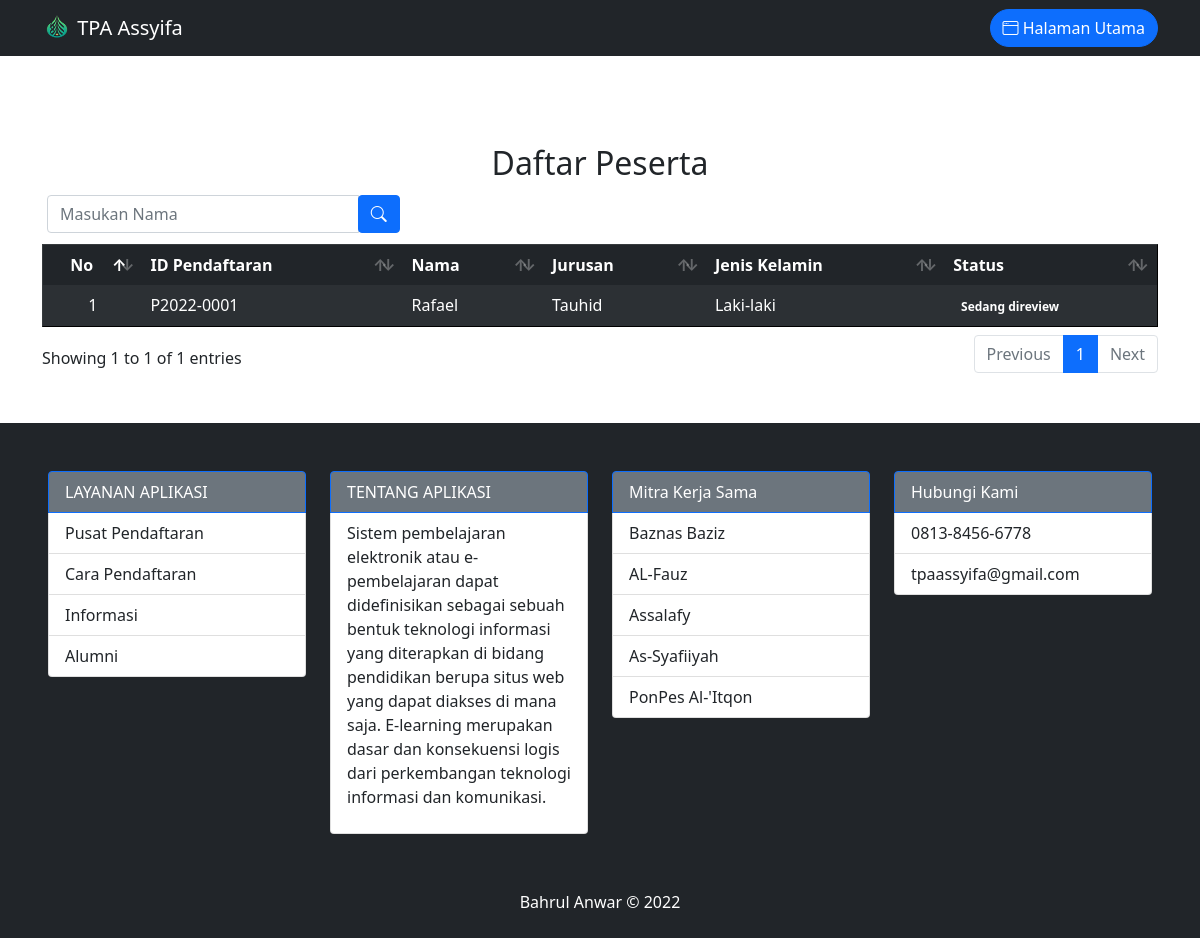
The page /user/daftar-peserta.php on the database as committed earlier.
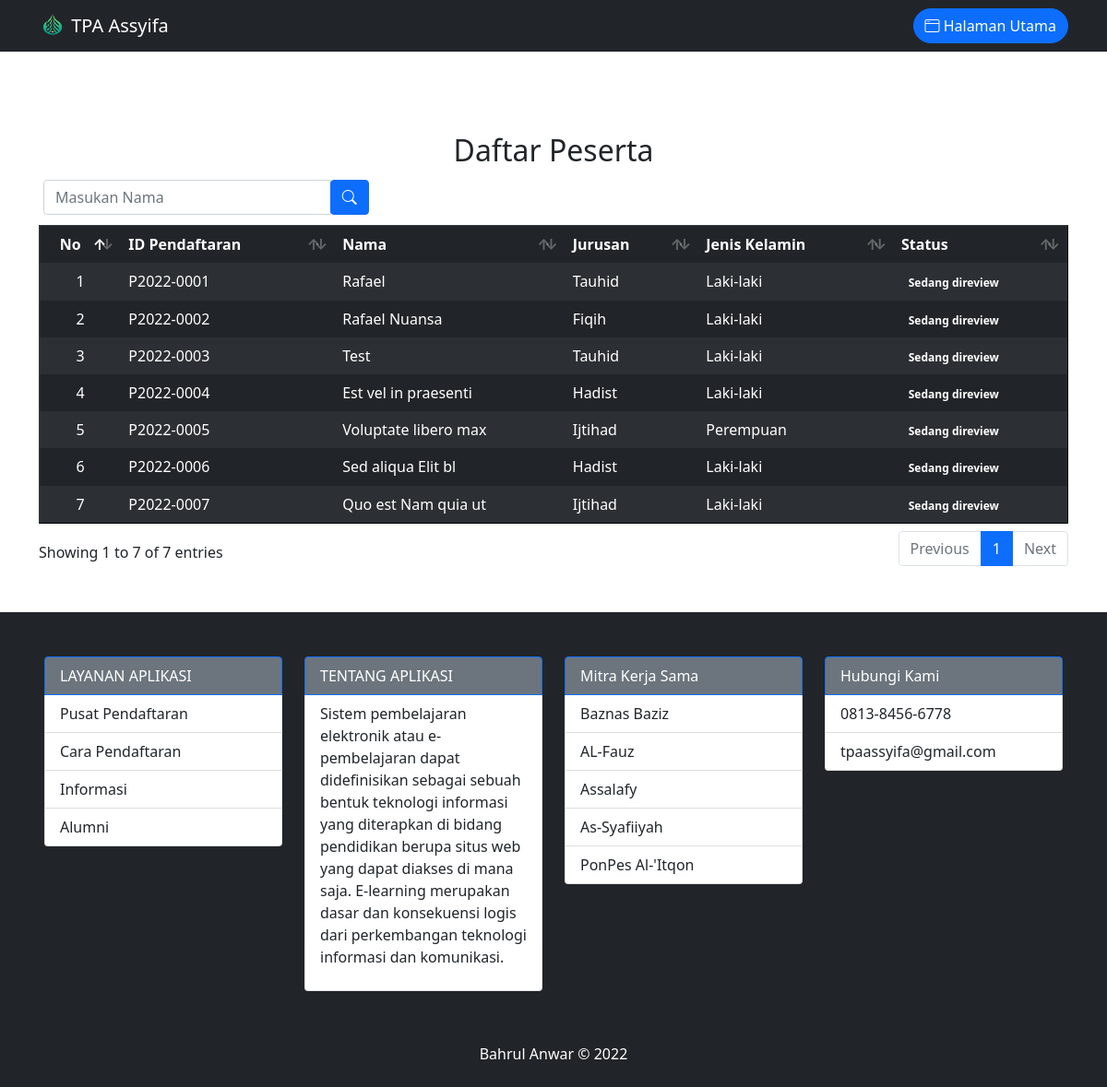
The same page on the database as committed later.
### tables this page shows
CREATE TABLE `tb_pendaftaran` (
  `id_pendaftaran` char(10) NOT NULL,
  `tgl_daftar` date NOT NULL,
  `th_ajaran` varchar(9) NOT NULL,
  `jurusan` varchar(50) NOT NULL,
  `nm_peserta` varchar(50) NOT NULL,
  `email` varchar(255) NOT NULL,
  `verifikasi_email` tinyint(1) NOT NULL DEFAULT '0',
  `password` varchar(255) NOT NULL,
  `tmp_lahir` varchar(50) NOT NULL,
  `tgl_lahir` date NOT NULL,
  `jk` enum('Laki-laki','Perempuan') NOT NULL,
  `agama` varchar(15) NOT NULL,
  `almt_peserta` text NOT NULL,
  `photo` varchar(200) DEFAULT NULL,
  `berkas_ijazah_sd` varchar(255) DEFAULT NULL,
  `nilai_ijazah_sd` int(5) DEFAULT NULL,
  `berkas_ijazah_smp` varchar(255) DEFAULT NULL,
  `nilai_ijazah_smp` int(5) DEFAULT NULL,
  `berkas_ijazah_smk` varchar(255) DEFAULT NULL,
  `nilai_ijazah_smk` int(5) DEFAULT NULL,
  `status_terima` varchar(100) NOT NULL DEFAULT 'Sedang direview'
);

### user/daftar-peserta.php (the view, shortened to what this page needs)
<?php
include '../config/koneksi.php';
?>
<!DOCTYPE html>
<html lang="en">
<head>
    <link rel="stylesheet" href="../css/dataTables.bootstrap5.min.css">
    <link rel="stylesheet" href="https://cdn.jsdelivr.net/npm/bootstrap-icons@1.5.0/font/bootstrap-icons.css">
    <link href="../css/bootstrap.min.css" rel="stylesheet">
</head>
<body>
    <?php include('../_partials/user/navbar2.php');?>
    <section class="mt-5 mb-5 pt-5">
        <h2 class="text-center pt-5">Daftar Peserta</h2>
        <div class="container table-responsive">
            <form style="margin: 5px;" method="GET" action="daftar-peserta.php">
                <div class="row">
                    <div class="col-xs-6 col-md-4">
                        <div class="input-group">
                            <input required type="text" class="form-control" placeholder="Masukan Nama" id="search" name="search" autocomplete="off" <?php if (isset($_GET['search'])) { ?> value="<?= $_GET['search'] ?>" <?php } ?> />
                            <div class="input-group-btn">
                                <button class="btn btn-primary" type="submit">
                                    <i class="bi bi-search"></i>
                                </button>
                            </div>
                        </div>
                    </div>
                </div>
            </form>
            <table id="example" class="table table-borderless table-dark table-striped table-hover" border="1">
                <thead>
                    <tr>
                        <th class="text-center">No</th>
                        <th>ID Pendaftaran</th>
                        <th>Nama</th>
                        <th>Jurusan</th>
                        <th>Jenis Kelamin</th>
                        <th>Status</th>
                    </tr>
                </thead>
                <tbody>
                    <?php
                    $no = 1;
                    if (isset($_GET['search'])) {
                        $time_start = microtime(true);
                        usleep(100);
                        $string = '';
                        $search = $_GET['search'];
                        $query = mysqli_query($conn, "SELECT nm_peserta FROM tb_pendaftaran order by nm_peserta ASC");
                        while (($data = mysqli_fetch_assoc($query))) {
                            $string .= ' ';
                            $string .= $data['nm_peserta'];
                        }
                        $index = BoyerMoore($string, $search);
                        $list_peserta = mysqli_query($conn, "SELECT * FROM tb_pendaftaran WHERE nm_peserta LIKE '%$search%' ORDER BY nm_peserta ASC");
                        $jml_data = mysqli_num_rows($list_peserta);
                        $time_end = microtime(true);
                        $time = $time_end - $time_start;
                    } else {
                        $list_peserta = mysqli_query($conn, "SELECT * FROM tb_pendaftaran");
                    }
                    while ($row = mysqli_fetch_array($list_peserta)) {
                    ?>
                        <tr>
                            <td class="text-center"><?php echo $no++ ?></td>
                            <td><?php echo $row['id_pendaftaran'] ?></td>
                            <td><?php echo $row['nm_peserta'] ?></td>
                            <td><?php echo $row['jurusan'] ?></td>
                            <td><?php echo $row['jk'] ?></td>
                            <?php if($row['status_terima']=="Sedang direview"){ ?>
                                <td><span class="badge rounded-pill bg-gray">Sedang direview</span></td>
                            <?php }else if($row['status_terima']=="Diterima"){ ?>
                                <td><span class="badge rounded-pill bg-success">Diterima</span></td>
                            <?php }else{ ?>
                                <td><span class="badge rounded-pill bg-danger">Tidak Diterima</span></td>
                            <?php } ?>
                        </tr>
                    <?php } ?>
                </tbody>
            </table>
        </div>
    </section>
    <?php include('../_partials/user/footer.php');?>
</body>
</html>

### _partials/user/navbar2.php (shortened to what this page needs)
<nav class="navbar navbar-expand-lg navbar-dark bg-dark fixed-top">
        <div class="container">
            <a class="navbar-brand" href="#">
                <img src="../img/Logo Assyifa2021.png" alt="" width="30" height="24" class="d-inline-block align-text-top">
                TPA Assyifa
            </a>
            <div class="collapse navbar-collapse justify-content-end" id="navbarNavDropdown">
                <ul class="navbar-nav gap-2">
                    <li class="nav-item">
                        <a class="btn btn-primary bi bi-window rounded-pill" href="../index.php"> Halaman Utama</a>
                    </li>
                </ul>
            </div>
        </div>
    </nav>

### _partials/user/footer.php (shortened to what this page needs)
<footer class="bg-dark text-white p-5">
        <div class="row">
            <div class="col-md-3">
                <ul class="list-group">
                    <li class="list-group-item active bg-secondary">LAYANAN APLIKASI</li>
                    <li class="list-group-item">Pusat Pendaftaran</li>
                    <li class="list-group-item">Cara Pendaftaran</li>
                    <li class="list-group-item">Informasi</li>
                    <li class="list-group-item">Alumni</li>
                </ul>
            </div>
            <div class="col-md-3">
                <ul class="list-group">
                    <li class="list-group-item active bg-secondary">TENTANG APLIKASI</li>
                    <li class="list-group-item">
                        <p>
                            Sistem pembelajaran elektronik atau e-pembelajaran dapat didefinisikan sebagai sebuah bentuk teknologi
                            informasi yang diterapkan di bidang pendidikan berupa situs web yang dapat diakses di mana saja. E-learning
                            merupakan dasar dan konsekuensi logis dari perkembangan teknologi informasi dan komunikasi.
                        </p>
                    </li>
                </ul>
            </div>
            <div class="col-md-3">
                <ul class="list-group">
                    <li class="list-group-item active bg-secondary">Mitra Kerja Sama</li>
                    <li class="list-group-item">Baznas Baziz</li>
                    <li class="list-group-item">AL-Fauz</li>
                    <li class="list-group-item">Assalafy</li>
                    <li class="list-group-item">As-Syafiiyah</li>
                    <li class="list-group-item">PonPes Al-'Itqon</li>
                </ul>
            </div>
            <div class="col-md-3">
                <ul class="list-group">
                    <li class="list-group-item active bg-secondary">Hubungi Kami</li>
                    <li class="list-group-item">0813-8456-6778</li>
                    <li class="list-group-item">tpaassyifa@gmail.com</li>
                </ul>
            </div>
        </div>
    </footer>
    <div class="copyright text-center text-white font-weight-bold bg-dark p-2">
        <p>Bahrul Anwar &copy; 2022</p>
    </div>

Rows that differ between the two databases and show on the page:
added tb_pendaftaran: id_pendaftaran "P2022-0002", nm_peserta "Rafael Nuansa", jurusan "Fiqih", jk "Laki-laki", status_terima "Sedang direview"
added tb_pendaftaran: id_pendaftaran "P2022-0003", nm_peserta "Test", jurusan "Tauhid", jk "Laki-laki", status_terima "Sedang direview"
added tb_pendaftaran: id_pendaftaran "P2022-0004", nm_peserta "Est vel in praesenti", jurusan "Hadist", jk "Laki-laki", status_terima "Sedang direview"
added tb_pendaftaran: id_pendaftaran "P2022-0005", nm_peserta "Voluptate libero max", jurusan "Ijtihad", jk "Perempuan", status_terima "Sedang direview"
added tb_pendaftaran: id_pendaftaran "P2022-0006", nm_peserta "Sed aliqua Elit bl", jurusan "Hadist", jk "Laki-laki", status_terima "Sedang direview"
added tb_pendaftaran: id_pendaftaran "P2022-0007", nm_peserta "Quo est Nam quia ut", jurusan "Ijtihad", jk "Laki-laki", status_terima "Sedang direview"
Other text that changed with them:
text written by a page script: "Showing 1 to 1 of 1 entries Previous 1 Next" → "Showing 1 to 7 of 7 entries Previous 1 Next"
